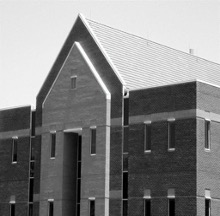
#> input picture Lab/images/lab_7_1.jpg, 220 x 216 px, found by its file name
$ python lab_7.py   (older library calls are emulated)
#> lines starting #> are read from the running program, lines starting #| are printed output that depends on the picture
import math
import cv2
import numpy as np

# task 1
image = cv2.imread('Lab/images/lab_7_1.jpg', cv2.IMREAD_GRAYSCALE)
#> image: shape (216, 220); min 0, max 255, mean 132.1

sobelx = cv2.Sobel(image, cv2.CV_64F, 1, 0, ksize=5)
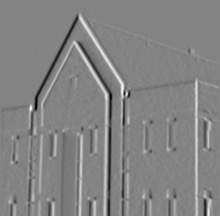
#> sobelx: shape (216, 220) float64; min -8592, max 8122, mean 17.1; drawn with min black and max white
sobely = cv2.Sobel(image, cv2.CV_64F, 0, 1, ksize=5)
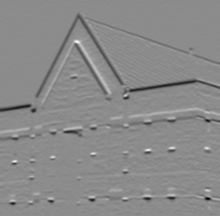
#> sobely: shape (216, 220) float64; min -9146, max 7505, mean -100.3; drawn with min black and max white

magnitude = np.sqrt(sobelx**2 + sobely**2)
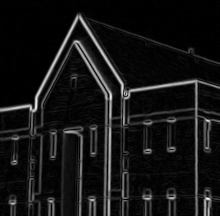
#> magnitude: shape (216, 220) float64; min 0, max 9256.5, mean 751; drawn with min black and max white

magnitude /= np.max(magnitude)


top_30_percent = np.percentile(magnitude, 70)
#> top_30_percent = 0.0541

magnitude_thresholded = np.where(magnitude >= top_30_percent, magnitude, 0)

phase = np.arctan2(sobely, sobelx)
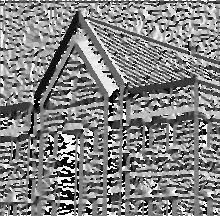
#> phase: shape (216, 220) float64; min -3.14, max 3.14, mean 0.0956; drawn with min black and max white
phase_degrees = np.degrees(phase)

phase_45 = np.where(np.logical_and(phase_degrees >= 40, phase_degrees <= 50), magnitude, 0)
phase_90 = np.where(np.logical_or(np.logical_and(phase_degrees >= 80, phase_degrees <= 100),
                                  np.logical_and(phase_degrees >= -10, phase_degrees <= 10)), magnitude, 0)
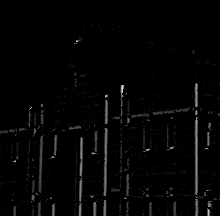
#> phase_90: shape (216, 220) float64; min 0, max 0.878, mean 0.0188


cv2.imshow('Magnitude', magnitude_thresholded)
cv2.waitKey(0)
cv2.destroyAllWindows()
cv2.imshow('45 Degrees', phase_45)
cv2.waitKey(0)
cv2.destroyAllWindows()
cv2.imshow('90 Degrees', phase_90)
cv2.waitKey(0)
cv2.destroyAllWindows()

# [41 lines of commented-out code are left out]

image = cv2.imread('Lab/images/lab_7_4.bmp')
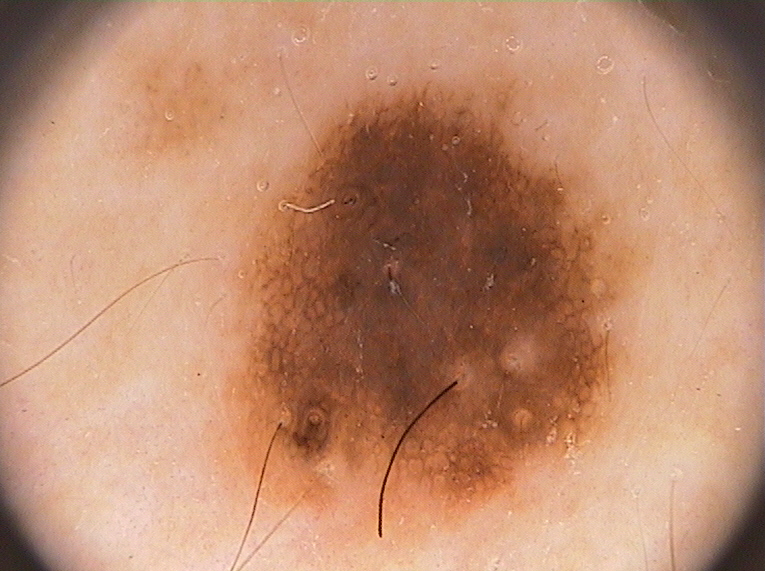
#> input picture Lab/images/lab_7_4.bmp, 765 x 572 px, found by its file name
#> image is the input picture: shape (572, 765, 3); mean B, G, R 112.1, 139.7, 189.6
pixels = image.reshape((-1, 3))
pixels = np.float32(pixels)

criteria = (cv2.TERM_CRITERIA_EPS + cv2.TERM_CRITERIA_MAX_ITER, 100, 0.2)
k = 2

centers = np.random.randint(0, 256, (k, 3)).astype(np.float32)

for _ in range(10):
    distances = np.sqrt(np.sum(np.square(pixels[:, None] - centers), axis=-1))
    labels = np.argmin(distances, axis=1)

    for i in range(k):
        centers[i] = np.mean(pixels[labels == i], axis=0)
#> after the loop, centers = [[56.12, 79.78, 130.9], [137.8, 167.2, 216.6]]

centers = np.uint8(centers)
#> centers = [[56, 79, 130], [137, 167, 216]]
segmented_image = centers[labels.flatten()]
segmented_image = segmented_image.reshape(image.shape)
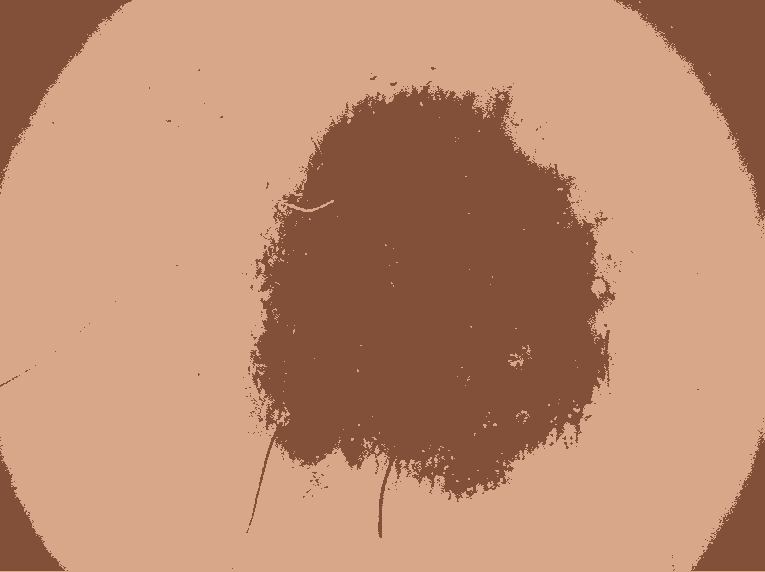
#> segmented_image: shape (572, 765, 3); mean B, G, R 111.5, 139.3, 188.9

cv2.imshow('Original Image', image)
cv2.waitKey(0)
cv2.destroyAllWindows()
cv2.imshow('Segmented Image', segmented_image)
cv2.waitKey(0)
cv2.destroyAllWindows()
